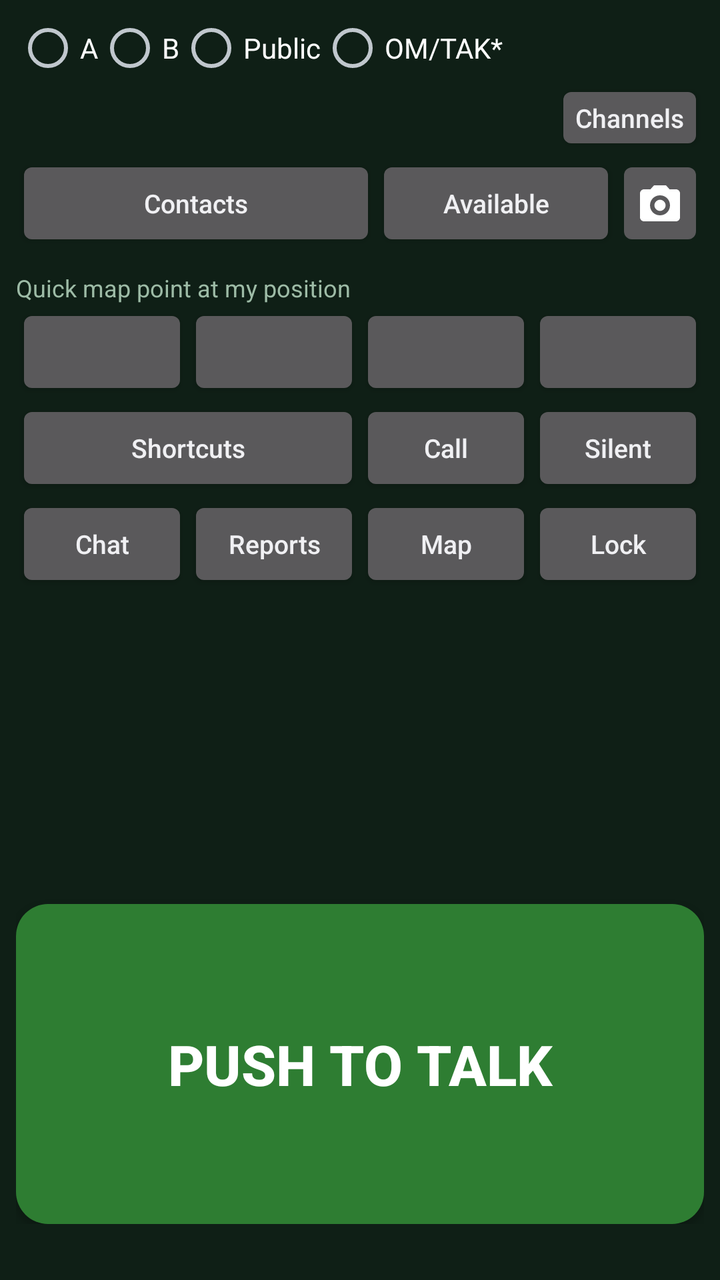
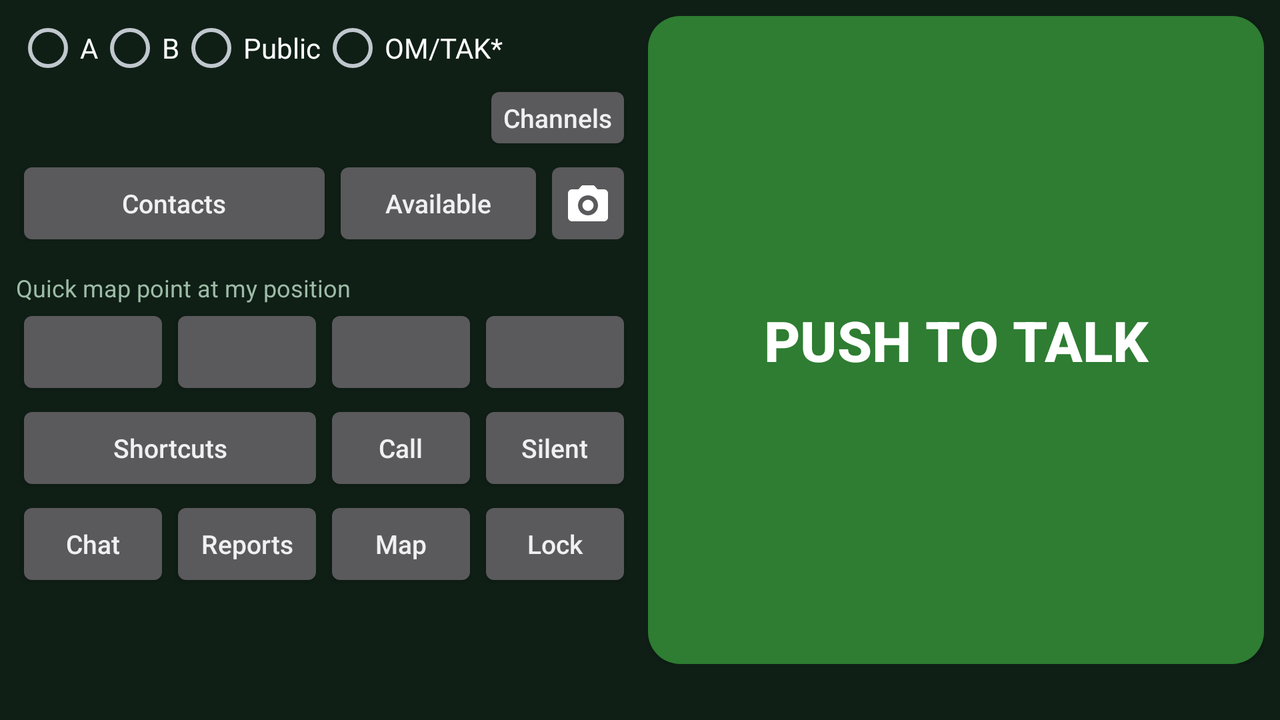

One screen, two layout resources from the same app: the default and the repository's alternative for another configuration. Each is rendered where Android would select it; the XML of both is given below.
<!-- AndroidManifest.xml: application theme AppTheme -->
<!-- res/layout/activity_main.xml -->
<?xml version="1.0" encoding="utf-8"?>
<LinearLayout xmlns:android="http://schemas.android.com/apk/res/android"
    android:layout_width="match_parent"
    android:layout_height="match_parent"
    android:orientation="vertical"
    android:paddingLeft="8dp"
    android:paddingRight="8dp"
    android:paddingTop="8dp"
    android:paddingBottom="28dp">

    <include layout="@layout/main_controls" />

    
    <View
        android:layout_width="match_parent"
        android:layout_height="0dp"
        android:layout_weight="1" />

    <Button
        android:id="@+id/ptt"
        android:layout_width="match_parent"
        android:layout_height="160dp"
        android:layout_marginTop="8dp"
        android:background="@drawable/ptt_background"
        android:minHeight="120dp"
        android:text="@string/ptt"
        android:textColor="#ffffff"
        android:textSize="28sp"
        android:textStyle="bold" />
</LinearLayout>
<!-- res/layout/main_controls.xml (included above) -->
<?xml version="1.0" encoding="utf-8"?>
<merge xmlns:android="http://schemas.android.com/apk/res/android">

        <RadioGroup
            android:id="@+id/slot"
            android:layout_width="match_parent"
            android:layout_height="wrap_content"
            android:orientation="horizontal">

            <RadioButton
                android:id="@+id/slot_a"
                android:layout_width="wrap_content"
                android:layout_height="wrap_content"
                android:text="@string/slot_a" />

            <RadioButton
                android:id="@+id/slot_b"
                android:layout_width="wrap_content"
                android:layout_height="wrap_content"
                android:text="@string/slot_b" />

            <RadioButton
                android:id="@+id/slot_public"
                android:layout_width="wrap_content"
                android:layout_height="wrap_content"
                android:text="@string/slot_public" />

            <RadioButton
                android:id="@+id/slot_openmanet"
                android:layout_width="wrap_content"
                android:layout_height="wrap_content"
                android:text="@string/slot_openmanet" />
        </RadioGroup>

    <LinearLayout
        android:layout_width="match_parent"
        android:layout_height="wrap_content"
        android:gravity="center_vertical"
        android:orientation="horizontal">

        <TextView
            android:id="@+id/status"
            android:layout_width="0dp"
            android:layout_height="wrap_content"
            android:layout_weight="1"
            android:textStyle="bold" />

        <Button
            android:id="@+id/join"
            style="@style/CompactButton"
            android:text="@string/channels_button" />
    </LinearLayout>

    <include layout="@layout/main_contacts_row" />

    <include layout="@layout/ack_bar" />

    <TextView
        android:id="@+id/quick_label"
        style="@style/Label"
        android:text="@string/quick_poi" />

    <LinearLayout
        android:layout_width="match_parent"
        android:layout_height="wrap_content"
        android:baselineAligned="false"
        android:orientation="horizontal">

        <Button
            android:id="@+id/quick_1"
            style="@style/SmallButton"
            android:layout_height="match_parent" />

        <Button
            android:id="@+id/quick_2"
            style="@style/SmallButton"
            android:layout_height="match_parent" />

        <Button
            android:id="@+id/quick_3"
            style="@style/SmallButton"
            android:layout_height="match_parent" />

        <Button
            android:id="@+id/quick_4"
            style="@style/SmallButton"
            android:layout_height="match_parent" />
    </LinearLayout>

    
    <LinearLayout
        android:id="@+id/quick_row2"
        android:layout_width="match_parent"
        android:layout_height="wrap_content"
        android:baselineAligned="false"
        android:orientation="horizontal"
        android:visibility="gone">

        <Button
            android:id="@+id/quick_5"
            style="@style/SmallButton"
            android:layout_height="match_parent" />

        <Button
            android:id="@+id/quick_6"
            style="@style/SmallButton"
            android:layout_height="match_parent" />

        <Button
            android:id="@+id/quick_7"
            style="@style/SmallButton"
            android:layout_height="match_parent" />

        <Button
            android:id="@+id/quick_8"
            style="@style/SmallButton"
            android:layout_height="match_parent" />
    </LinearLayout>

    <LinearLayout
        android:layout_width="match_parent"
        android:layout_height="wrap_content"
        android:baselineAligned="false"
        android:orientation="horizontal">

        
        <Button
            android:id="@+id/shortcuts"
            style="@style/SmallButton"
            android:layout_height="match_parent"
            android:layout_weight="2"
            android:text="Shortcuts" />

        
        <Button
            android:id="@+id/share_loc"
            style="@style/SmallButton"
            android:layout_height="match_parent"
            android:layout_weight="2"
            android:text="@string/share_loc"
            android:visibility="gone" />

        <Button
            android:id="@+id/call"
            style="@style/SmallButton"
            android:layout_height="match_parent"
            android:text="@string/call" />

        <Button
            android:id="@+id/radio_silent"
            style="@style/SmallButton"
            android:layout_height="match_parent"
            android:text="@string/radio_silent_off" />
    </LinearLayout>

    <LinearLayout
        android:layout_width="match_parent"
        android:layout_height="wrap_content"
        android:baselineAligned="false"
        android:orientation="horizontal">

        <Button
            android:id="@+id/chat"
            style="@style/SmallButton"
            android:layout_height="match_parent"
            android:text="@string/chat" />

        <Button
            android:id="@+id/reports"
            style="@style/SmallButton"
            android:layout_height="match_parent"
            android:text="@string/reports" />

        <Button
            android:id="@+id/map"
            style="@style/SmallButton"
            android:layout_height="match_parent"
            android:text="@string/map" />

        <Button
            android:id="@+id/lock"
            style="@style/SmallButton"
            android:layout_height="match_parent"
            android:text="@string/lock" />

        <Button
            android:id="@+id/black_screen"
            style="@style/SmallButton"
            android:layout_height="match_parent"
            android:text="@string/black_screen"
            android:visibility="gone" />
    </LinearLayout>
</merge>
<!-- res/layout/main_contacts_row.xml (included above) -->
<?xml version="1.0" encoding="utf-8"?>
<merge xmlns:android="http://schemas.android.com/apk/res/android">

    <LinearLayout
        android:layout_width="match_parent"
        android:layout_height="wrap_content"
        android:baselineAligned="false"
        android:gravity="center_vertical"
        android:orientation="horizontal">

        <Button
            android:id="@+id/contacts"
            style="@style/SmallButton"
            android:layout_height="match_parent"
            android:layout_weight="3"
            android:text="@string/contacts" />

        <Button
            android:id="@+id/my_status"
            style="@style/SmallButton"
            android:layout_height="match_parent"
            android:layout_weight="2"
            android:text="@string/status_available" />

        
        <ImageButton
            android:id="@+id/challenge_btn"
            android:layout_width="44dp"
            android:layout_height="match_parent"
            android:contentDescription="Challenge and response"
            android:scaleType="center"
            android:visibility="gone" />

        <ImageButton
            android:id="@+id/camera"
            android:layout_width="44dp"
            android:layout_height="match_parent"
            android:contentDescription="@string/camera"
            android:scaleType="center"
            android:src="@drawable/ic_camera" />
    </LinearLayout>
</merge>
<!-- res/layout/ack_bar.xml (included above) -->
<?xml version="1.0" encoding="utf-8"?>
<merge xmlns:android="http://schemas.android.com/apk/res/android">

    <LinearLayout
        android:id="@+id/ack_bar"
        android:layout_width="match_parent"
        android:layout_height="wrap_content"
        android:orientation="vertical"
        android:visibility="gone">

        <TextView
            android:id="@+id/ack_status"
            android:layout_width="match_parent"
            android:layout_height="wrap_content"
            android:textSize="14sp" />

        <LinearLayout
            android:layout_width="match_parent"
            android:layout_height="wrap_content"
            android:gravity="end"
            android:orientation="horizontal">

            <Button
                android:id="@+id/resend"
                style="@style/CompactButton"
                android:text="@string/resend"
                android:visibility="gone" />

            <Button
                android:id="@+id/retry_later"
                style="@style/CompactButton"
                android:text="@string/retry_later"
                android:visibility="gone" />

            <Button
                android:id="@+id/dismiss"
                style="@style/CompactButton"
                android:text="@string/dismiss"
                android:visibility="gone" />
        </LinearLayout>
    </LinearLayout>
</merge>
<!-- resources referenced by this layout -->
<resources>
  <!-- drawable ic_camera (drawable) -->
  <?xml version="1.0" encoding="utf-8"?>
  <vector xmlns:android="http://schemas.android.com/apk/res/android"
      android:width="24dp"
      android:height="24dp"
      android:viewportWidth="24"
      android:viewportHeight="24">
      <path
          android:fillColor="#FFFFFFFF"
          android:pathData="M9,3L7.2,5H4C2.9,5 2,5.9 2,7v12c0,1.1 0.9,2 2,2h16c1.1,0 2,-0.9 2,-2V7c0,-1.1 -0.9,-2 -2,-2h-3.2L15,3H9zM12,18c-2.8,0 -5,-2.2 -5,-5s2.2,-5 5,-5 5,2.2 5,5 -2.2,5 -5,5zM12,10.2c-1.5,0 -2.8,1.3 -2.8,2.8s1.3,2.8 2.8,2.8 2.8,-1.3 2.8,-2.8 -1.3,-2.8 -2.8,-2.8z" />
  </vector>
  <string name="black_screen">Black screen</string>
  <string name="call">Call</string>
  <string name="camera">Take a photo and send it</string>
  <string name="channels_button">Channels</string>
  <string name="chat">Chat</string>
  <string name="contacts">Contacts</string>
  <string name="dismiss">X</string>
  <string name="lock">Lock</string>
  <string name="map">Map</string>
  <string name="ptt">PUSH TO TALK</string>
  <string name="quick_poi">Quick map point at my position</string>
  <string name="radio_silent_off">Silent</string>
  <string name="reports">Reports</string>
  <string name="resend">Retry now</string>
  <string name="retry_later">Retry in…</string>
  <string name="share_loc">Share my location 30 min</string>
  <string name="slot_a">A</string>
  <string name="slot_b">B</string>
  <string name="slot_openmanet">OM/TAK*</string>
  <string name="slot_public">Public</string>
  <string name="status_available">Available</string>
  <style name="CompactButton">
          <item name="android:layout_width">wrap_content</item>
          <item name="android:layout_height">wrap_content</item>
          <item name="android:minHeight">36dp</item>
          <item name="android:minWidth">56dp</item>
          <item name="android:textSize">13sp</item>
          <item name="android:textAllCaps">false</item>
          <item name="android:paddingLeft">10dp</item>
          <item name="android:paddingRight">10dp</item>
      </style>
  <style name="Label">
          <item name="android:layout_width">match_parent</item>
          <item name="android:layout_height">wrap_content</item>
          <item name="android:paddingTop">10dp</item>
          <item name="android:textSize">12sp</item>
          <item name="android:textColor">@color/label</item>
      </style>
  <style name="SmallButton">
          <item name="android:layout_width">0dp</item>
          <item name="android:layout_height">wrap_content</item>
          <item name="android:layout_weight">1</item>
          <item name="android:textSize">13sp</item>
          
          <item name="android:textAllCaps">false</item>
          <item name="android:paddingLeft">2dp</item>
          <item name="android:paddingRight">2dp</item>
      </style>
  <!-- from res/values-v21/ -->
  <style name="AppTheme" parent="@android:style/Theme.DeviceDefault">
          <item name="android:windowBackground">@color/bg</item>
          <item name="android:colorBackground">@color/bg</item>
          <item name="android:colorPrimary">@color/bar</item>
          <item name="android:colorPrimaryDark">@color/bg</item>
          <item name="android:colorAccent">@color/gold</item>
          <item name="android:actionBarStyle">@style/AppActionBar</item>
      </style>
  <color name="label">#9DBBA6</color>
  <color name="bg">#0F1F16</color>
  <color name="bar">#1F3D2B</color>
  <color name="gold">#F0C75E</color>
  <style name="AppActionBar" parent="@android:style/Widget.DeviceDefault.ActionBar">
          <item name="android:background">@color/bar</item>
      </style>
  <!-- some entries are left out for length -->
</resources>
<!-- res/layout-land/activity_main.xml (the repository's variant of the layout above) -->
<!-- drawn on the phone turned sideways -->
<?xml version="1.0" encoding="utf-8"?>
<LinearLayout xmlns:android="http://schemas.android.com/apk/res/android"
    android:layout_width="match_parent"
    android:layout_height="match_parent"
    android:orientation="horizontal"
    android:paddingLeft="8dp"
    android:paddingRight="8dp"
    android:paddingTop="8dp"
    android:paddingBottom="28dp">

    <ScrollView
        android:layout_width="0dp"
        android:layout_height="match_parent"
        android:layout_weight="1">

        <LinearLayout
            android:layout_width="match_parent"
            android:layout_height="wrap_content"
            android:orientation="vertical">

            <include layout="@layout/main_controls" />
        </LinearLayout>
    </ScrollView>

    <Button
        android:id="@+id/ptt"
        android:layout_width="0dp"
        android:layout_height="match_parent"
        android:layout_marginLeft="8dp"
        android:layout_weight="1"
        android:background="@drawable/ptt_background"
        android:text="@string/ptt"
        android:textColor="#ffffff"
        android:textSize="28sp"
        android:textStyle="bold" />
</LinearLayout>
